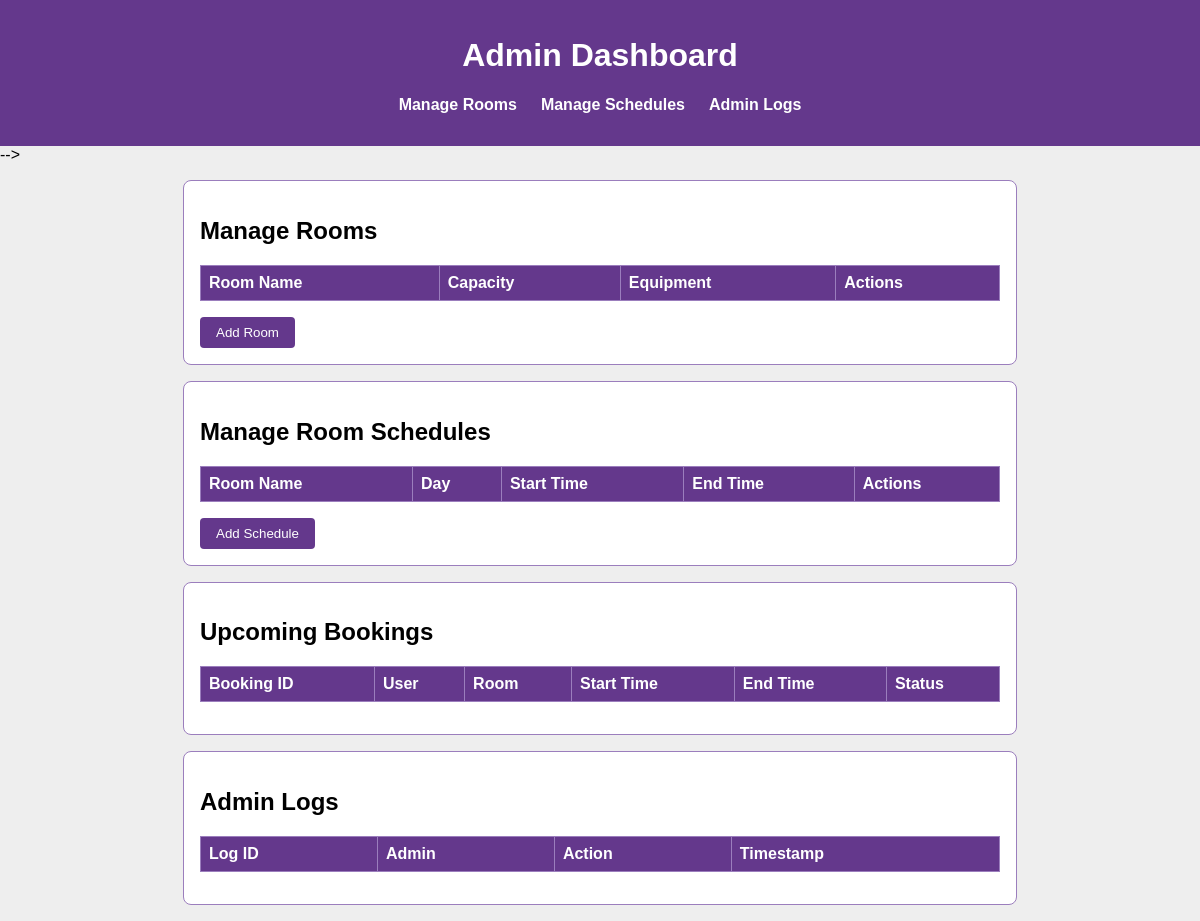
The app's page /admin.php, older data.
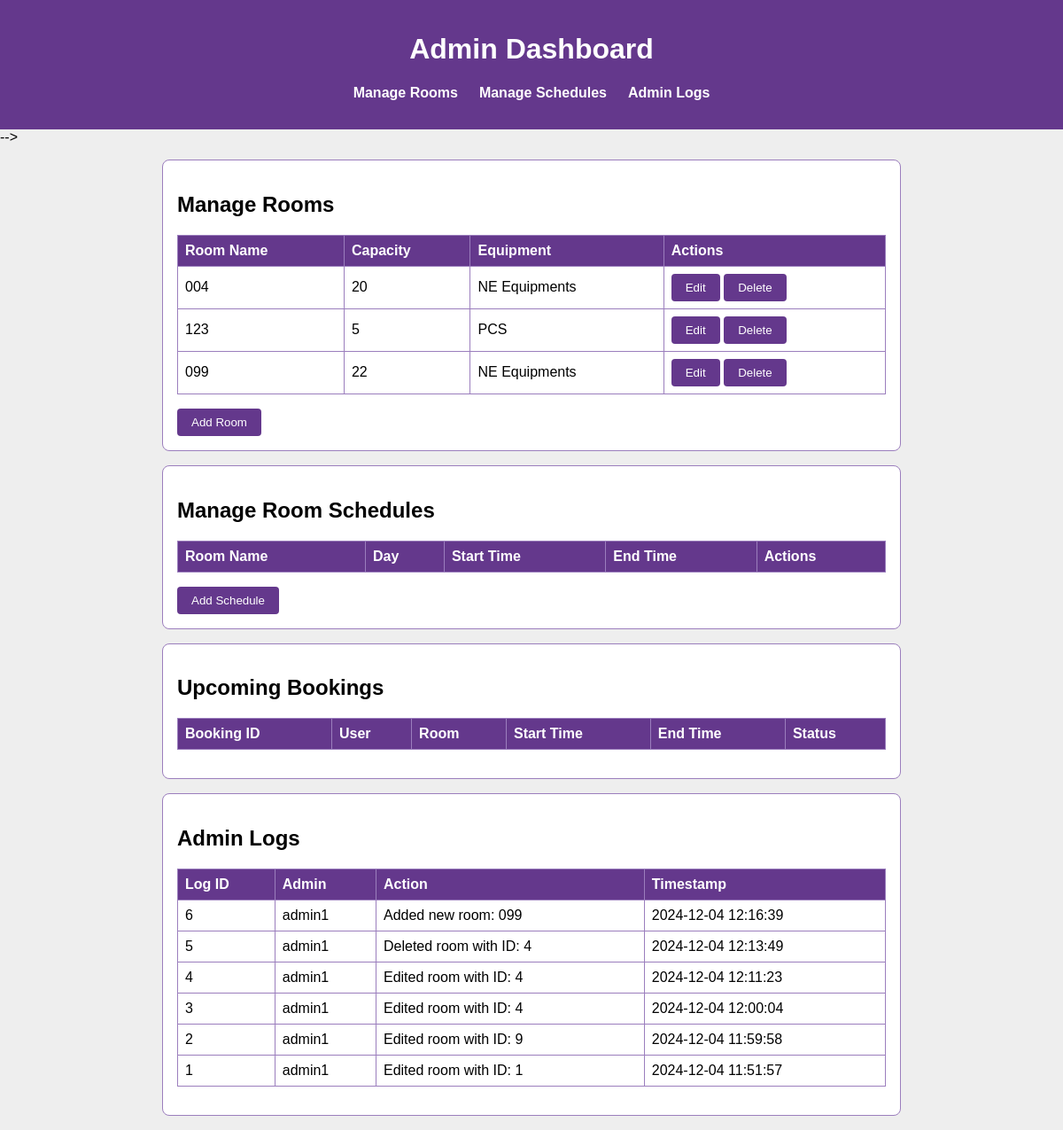
The same page, newer data.
### tables this page shows
CREATE TABLE `rooms` (
  `room_id` int(11) NOT NULL,
  `name` varchar(100) NOT NULL,
  `capacity` int(11) NOT NULL,
  `equipment` varchar(255) DEFAULT NULL,
  `created_at` timestamp NOT NULL DEFAULT current_timestamp()
);

CREATE TABLE `admin_actions` (
  `action_id` int(11) NOT NULL,
  `admin_id` int(11) NOT NULL,
  `action_description` text NOT NULL,
  `created_at` timestamp NOT NULL DEFAULT current_timestamp()
);

CREATE TABLE `users` (
  `user_id` int(11) NOT NULL,
  `name` varchar(100) NOT NULL,
  `email` varchar(100) NOT NULL,
  `password` varchar(255) NOT NULL,
  `profile_picture` varchar(255) DEFAULT 'default.jpg',
  `user_type` enum('user','admin') DEFAULT 'user',
  `created_at` timestamp NOT NULL DEFAULT current_timestamp(),
  `gender` enum('Male','Female') DEFAULT NULL,
  `major` varchar(255) DEFAULT NULL
);

### admin.php (the view, shortened to what this page needs)
<?php
require 'config/db_config.php';
$stmt = $pdo->prepare("SELECT * FROM rooms");
$stmt->execute();
$rooms = $stmt->fetchAll(PDO::FETCH_ASSOC);
$stmt = $pdo->prepare("SELECT al.*, u.name AS admin_name FROM admin_actions al
                        JOIN users u ON al.admin_id = u.user_id
                        ORDER BY al.created_at DESC");
$stmt->execute();
$adminLogs = $stmt->fetchAll(PDO::FETCH_ASSOC);
?>
<!DOCTYPE html>
<html lang="en">
<head>
    <link rel="stylesheet" href="styles.css">
</head>
<body>
<header>
    <h1>Admin Dashboard</h1>
    <nav>
        <ul id="main-nav">
            <li><a href="#manage-rooms">Manage Rooms</a></li>
            <li><a href="#manage-schedules">Manage Schedules</a></li>
            <li><a href="#admin-logs">Admin Logs</a></li>
        </ul>
    </nav>
</header>
<main>
 -->
<section id="manage-rooms">
    <h2>Manage Rooms</h2>
    <table>
        <thead>
            <tr>
                <th>Room Name</th>
                <th>Capacity</th>
                <th>Equipment</th>
                <th>Actions</th>
            </tr>
        </thead>
        <tbody>
            <?php foreach ($rooms as $room): ?>
                <tr id="room-row-<?= $room['room_id'] ?>">
                    <td class="room-name"><?= htmlspecialchars($room['name']) ?></td>
                    <td class="room-capacity"><?= htmlspecialchars($room['capacity']) ?></td>
                    <td class="room-equipment"><?= htmlspecialchars($room['equipment']) ?></td>
                    <td>
                        <button class="edit-btn" onclick="editRoom(<?= $room['room_id'] ?>)">Edit</button>
                        <button onclick="deleteRoom(<?= $room['room_id'] ?>)">Delete</button>
                    </td>
                </tr>
            <?php endforeach; ?>
        </tbody>
    </table>
    <button onclick="addRoom()">Add Room</button>
</section>
<section id="manage-schedules">
    <h2>Manage Room Schedules</h2>
    <table>
        <thead>
            <tr>
                <th>Room Name</th>
                <th>Day</th>
                <th>Start Time</th>
                <th>End Time</th>
                <th>Actions</th>
            </tr>
        </thead>
    </table>
    <button onclick="addScheduleRow()">Add Schedule</button>
</section>
    <section id="admin-logs">
        <h2>Upcoming Bookings</h2>
        <table>
            <thead>
                <tr>
                    <th>Booking ID</th>
                    <th>User</th>
                    <th>Room</th>
                    <th>Start Time</th>
                    <th>End Time</th>
                    <th>Status</th>
                </tr>
            </thead>
        </table>
    </section>
<section id="admin-logs">
    <h2>Admin Logs</h2>
    <table>
        <thead>
            <tr>
                <th>Log ID</th>
                <th>Admin</th>
                <th>Action</th>
                <th>Timestamp</th>
            </tr>
        </thead>
        <tbody>
            <?php foreach ($adminLogs as $log): ?>
                <tr>
                    <td><?= htmlspecialchars($log['action_id']) ?></td>
                    <td><?= htmlspecialchars($log['admin_name']) ?></td>
                    <td><?= htmlspecialchars($log['action_description']) ?></td>
                    <td><?= htmlspecialchars($log['created_at']) ?></td>
                </tr>
            <?php endforeach; ?>
        </tbody>
    </table>
</section>
</main>
</body>
</html>

### styles.css (style rules this page uses)
:root { --primary-color: rgb(59, 30, 84); --transitional-color: rgb(100, 56, 140); --secondary-color: rgb(155, 126, 189); --background-color: rgb(238, 238, 238); --text-color: #000; }
body { font-family: Arial, sans-serif; background-color: var(--background-color); color: var(--text-color); margin: 0; }
header { background-color: var(--transitional-color); color: #fff; padding: 1rem 0; text-align: center; }
header nav ul { list-style: none; padding: 0; display: flex; justify-content: center; gap: 1.5rem; }
header nav ul li a { color: #fff; text-decoration: none; font-weight: bold; }
section { padding: 1rem; margin: 1rem auto; max-width: 800px; background: #fff; border: 1px solid var(--secondary-color); border-radius: 8px; }
table { width: 100%; border-collapse: collapse; margin: 1rem 0; }
table th, table td { border: 1px solid var(--secondary-color); padding: 0.5rem; text-align: left; }
table th { background-color: var(--transitional-color); color: #fff; }
button { padding: 0.5rem 1rem; background-color: var(--transitional-color); color: #fff; border: none; border-radius: 4px; cursor: pointer; }

Row changes from the older to the newer data that the page shows:
added rooms: name "004", capacity "20", equipment "NE Equipments"
added rooms: name "123", capacity "5", equipment "PCS"
added rooms: name "099", capacity "22", equipment "NE Equipments"
added admin_actions: action_id "6", admin.name "admin1", action_description "Added new room: 099", created_at "2024-12-04 12:16:39"
added admin_actions: action_id "5", admin.name "admin1", action_description "Deleted room with ID: 4", created_at "2024-12-04 12:13:49"
added admin_actions: action_id "4", admin.name "admin1", action_description "Edited room with ID: 4", created_at "2024-12-04 12:11:23"
added admin_actions: action_id "3", admin.name "admin1", action_description "Edited room with ID: 4", created_at "2024-12-04 12:00:04"
added admin_actions: action_id "2", admin.name "admin1", action_description "Edited room with ID: 9", created_at "2024-12-04 11:59:58"
added admin_actions: action_id "1", admin.name "admin1", action_description "Edited room with ID: 1", created_at "2024-12-04 11:51:57"
